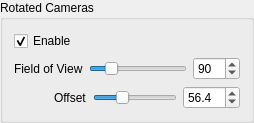
         <widget class="QGroupBox" name="groupBox_12">
          <property name="title">
           <string>Rotated Cameras</string>
          </property>
          <layout class="QVBoxLayout" name="verticalLayout_46">
           <item>
            <layout class="QVBoxLayout" name="verticalLayout_8">
             <item>
              <widget class="QCheckBox" name="rotatedCamerasCheckBox">
               <property name="text">
                <string>Enable</string>
               </property>
               <property name="checked">
                <bool>true</bool>
               </property>
              </widget>
             </item>
             <item>
              <layout class="QHBoxLayout" name="horizontalLayout_33">
               <item>
                <widget class="QLabel" name="label_19">
                 <property name="text">
                  <string>Field of View</string>
                 </property>
                </widget>
               </item>
               <item>
                <widget class="QSlider" name="fovSlider">
                 <property name="minimum">
                  <number>30</number>
                 </property>
                 <property name="maximum">
                  <number>360</number>
                 </property>
                 <property name="value">
                  <number>90</number>
                 </property>
                 <property name="orientation">
                  <enum>Qt::Horizontal</enum>
                 </property>
                </widget>
               </item>
               <item>
                <widget class="QSpinBox" name="spinBox">
                 <property name="minimum">
                  <number>30</number>
                 </property>
                 <property name="maximum">
                  <number>360</number>
                 </property>
                 <property name="value">
                  <number>90</number>
                 </property>
                </widget>
               </item>
              </layout>
             </item>
             <item>
              <layout class="QHBoxLayout" name="horizontalLayout_34">
               <item>
                <spacer name="horizontalSpacer_8">
                 <property name="orientation">
                  <enum>Qt::Horizontal</enum>
                 </property>
                 <property name="sizeHint" stdset="0">
                  <size>
                   <width>40</width>
                   <height>20</height>
                  </size>
                 </property>
                </spacer>
               </item>
               <item>
                <widget class="QLabel" name="label_20">
                 <property name="text">
                  <string>Offset</string>
                 </property>
                </widget>
               </item>
               <item>
                <widget class="QSlider" name="fovOffsetSlider">
                 <property name="maximum">
                  <number>1800</number>
                 </property>
                 <property name="value">
                  <number>564</number>
                 </property>
                 <property name="orientation">
                  <enum>Qt::Horizontal</enum>
                 </property>
                </widget>
               </item>
               <item>
                <widget class="QDoubleSpinBox" name="fovOffsetSpinBox">
                 <property name="decimals">
                  <number>1</number>
                 </property>
                 <property name="maximum">
                  <double>180.000000000000000</double>
                 </property>
                 <property name="singleStep">
                  <double>0.100000000000000</double>
                 </property>
                 <property name="value">
                  <double>56.399999999999999</double>
                 </property>
                </widget>
               </item>
              </layout>
             </item>
            </layout>
           </item>
          </layout>
         </widget>
